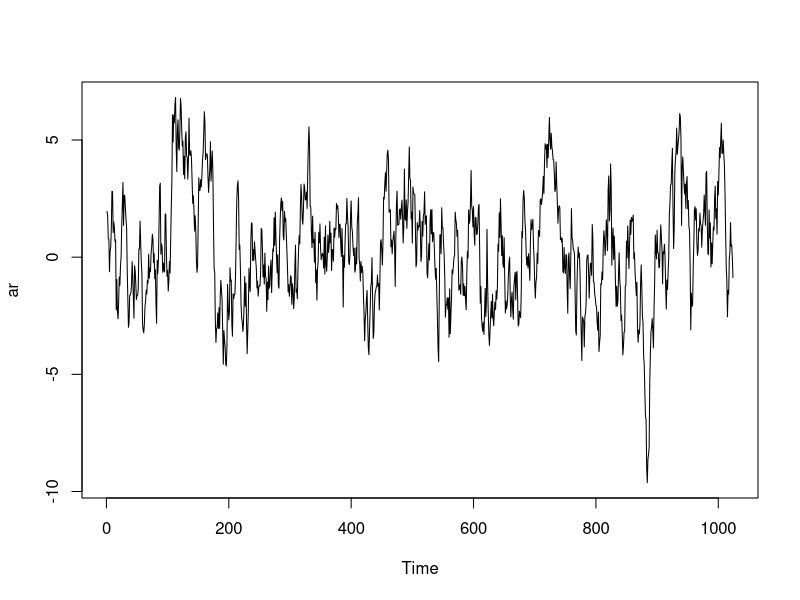
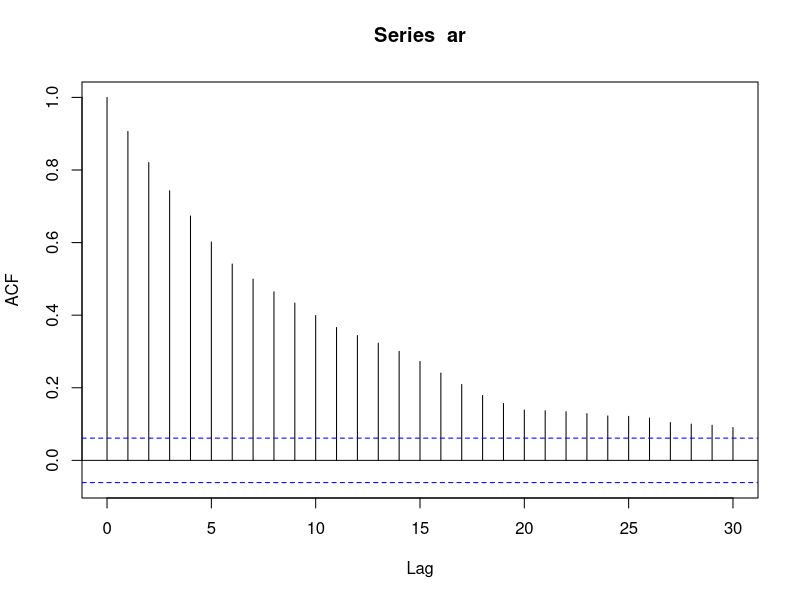
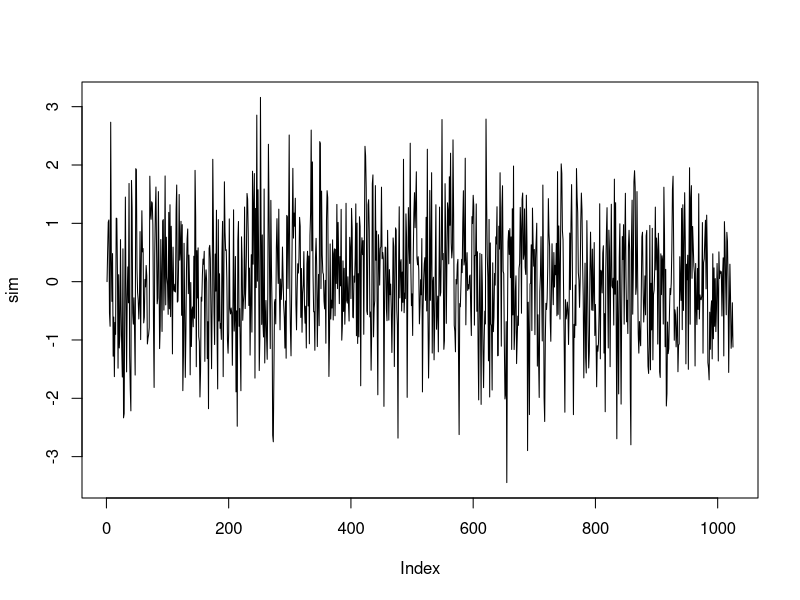
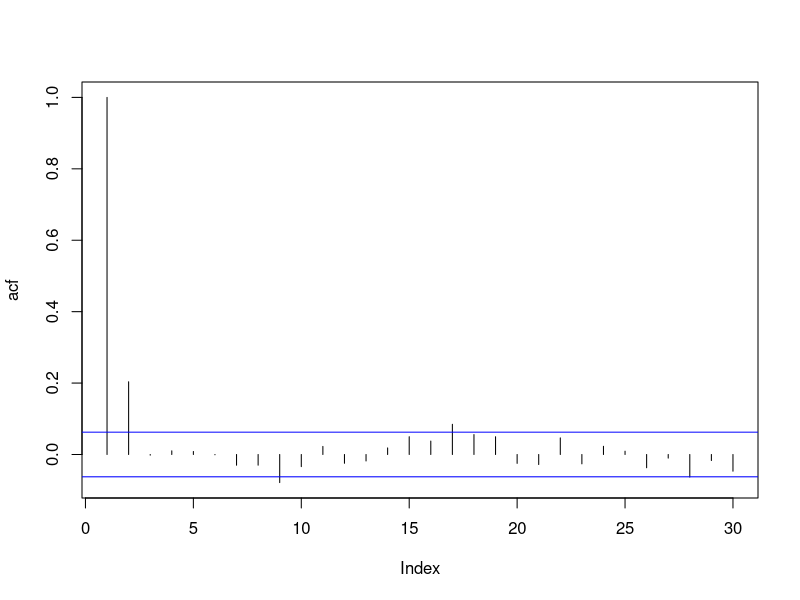
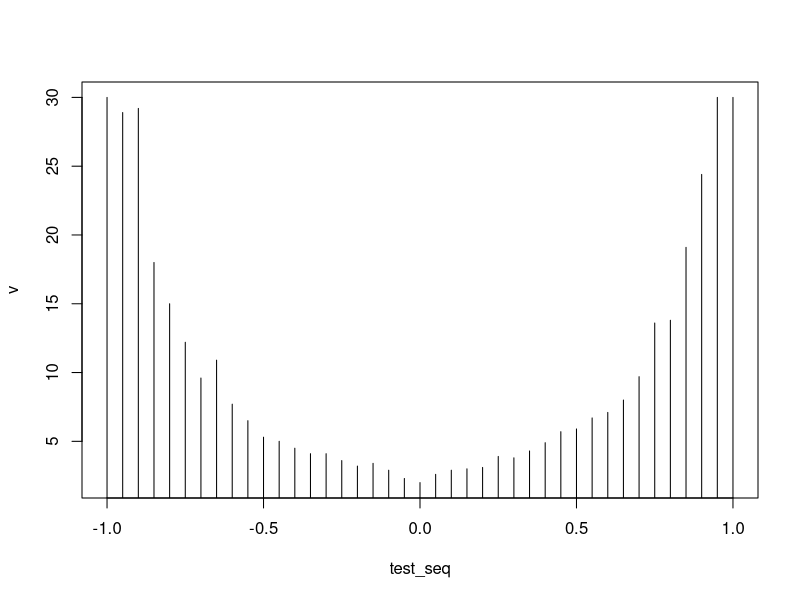

Recreate these plots in R, in order.


# My AR(1) model

ar<-arima.sim(list(ar=0.9),n=1024)
plot(ar)

acf(ar)

generate_ar <- function(initial = 0, n=1024, phi, error_sd = 1){
  sim = c(initial)
  for (i in 1:1024){
    sim[i+1] = sim[i]*phi+rnorm(n=1,mean=0,sd=error_sd)
  }
  return(sim)
}
 

# ACF

sim = generate_ar(phi=0.2)
plot(sim,type = "l")

get_acf<- function(sim,max_lag=30){
  sim_mean <- mean(sim)
  n = length(sim)-1
  ACF <- c()
  for(i in 1:max_lag){
    ACF[i]=(1/n)*(sum((sim[i:(n)]-sim_mean)*(sim[1:(n-i+1)]-sim_mean)))
  }
  ACF=ACF/ACF[1]
  return(ACF)
}

acf <- get_acf(sim)
plot(acf,type='h')+abline(h=2/sqrt(length(sim)-1),col='blue')+abline(h=-2/sqrt(length(sim)-1),col='blue')


# Check for validity 

check_valid <- function(n,acf){
  criteria <- 2/sqrt(n)
  j=1
  while(abs(acf[j])>criteria){
    j=j+1
    if(j>=length(acf)){
      return(j)
    }
  }
  return(j)
}


v<-c()
test_seq <- seq(-1,1,0.05)
for (phi in test_seq){
  valid <- c()
  for (k in 1:10){
    sim<- generate_ar(phi=phi)
    acf <- get_acf(sim)
    valid <- c(valid,check_valid(length(sim)-1,acf))
  }
  mean_valid <- mean(valid)
  v <- c(v,mean_valid)
}

plot(x=test_seq,y=v,type='h')







